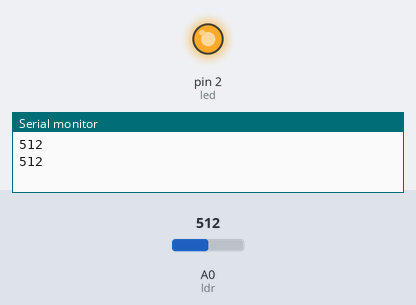
Recording of a sketch running on a simulated Arduino Uno, built with avr-gcc and run on an emulated ATmega328P. Shown: output pins drawn as LEDs (lit = HIGH), the last lines printed to the serial monitor. The test bench sets the inputs (shaded band); at power-on: A0 (ldr) = 512.

Above: at 1.8 s.
1.9 s: A0 (ldr) set to 693
3.4 s: A0 (ldr) set to 712
At 5.2 s:
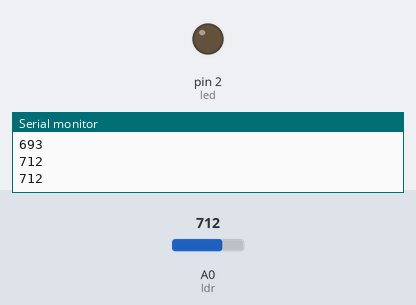
5.5 s: A0 (ldr) set to 690
At 7.0 s:
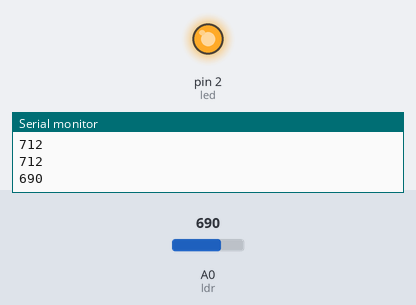
7.5 s: A0 (ldr) set to 710
At 8.5 s:
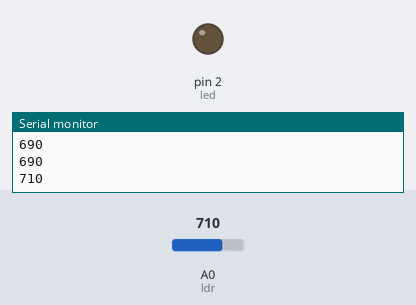
Timing chart, 0 to 10.5 s (numbered marks = the images above; inputs shaded):
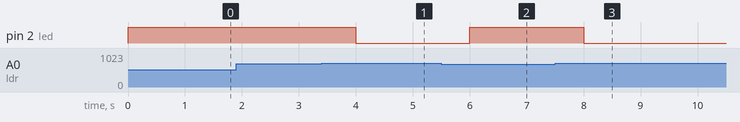

Measured:
- the behaviour switches between 699 and 700 on A0 (ldr) (found by bisection; images 0 and 1)
- after the input at 3.4 s, pin 2 (led): HIGH → LOW after 0.60 s
- after the input at 5.5 s, pin 2 (led): LOW → HIGH after 0.50 s
- after the input at 7.5 s, pin 2 (led): HIGH → LOW after 0.50 s

The sketch:

sketch_apr21a.ino
```cpp
#define ldr A0
#define led 2
int vldr=0; //Variável global, pode ser usada tanto no setup quanto no loop

void setup() {

  //Módulo dos pinos
pinMode(ldr, INPUT); //SINAL QUE ENTRA NO ARDUINO
pinMode(led, OUTPUT); //SINAL QUE SAI DO ARDUINO PARA O LED
Serial.begin(9600);

}

void loop() {
  vldr=analogRead(ldr);
  if(vldr<700){
    digitalWrite(led, HIGH);
  }else{
      digitalWrite(led, LOW);
  }
  Serial.println(vldr);
  delay(1000);
}
```
